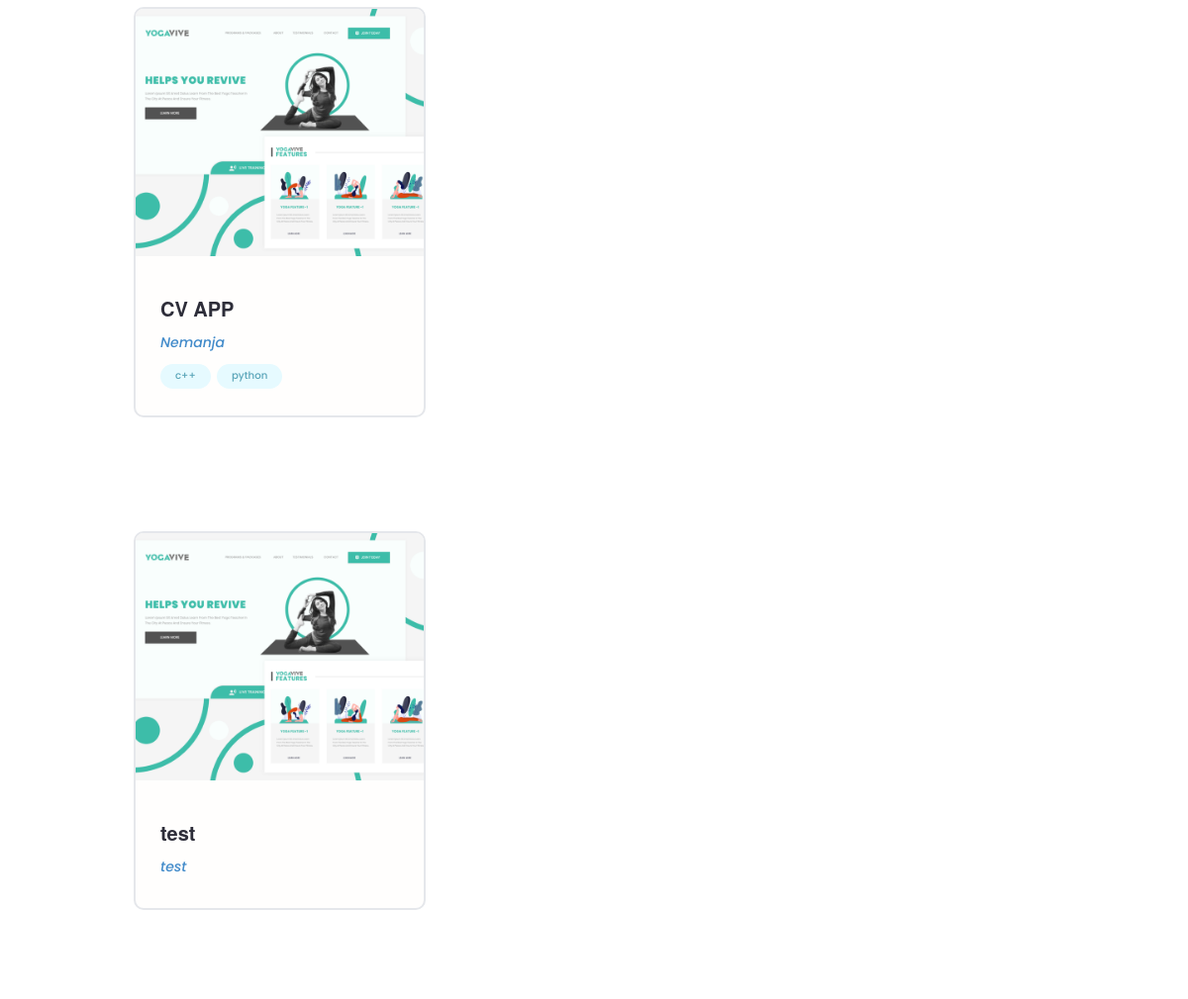
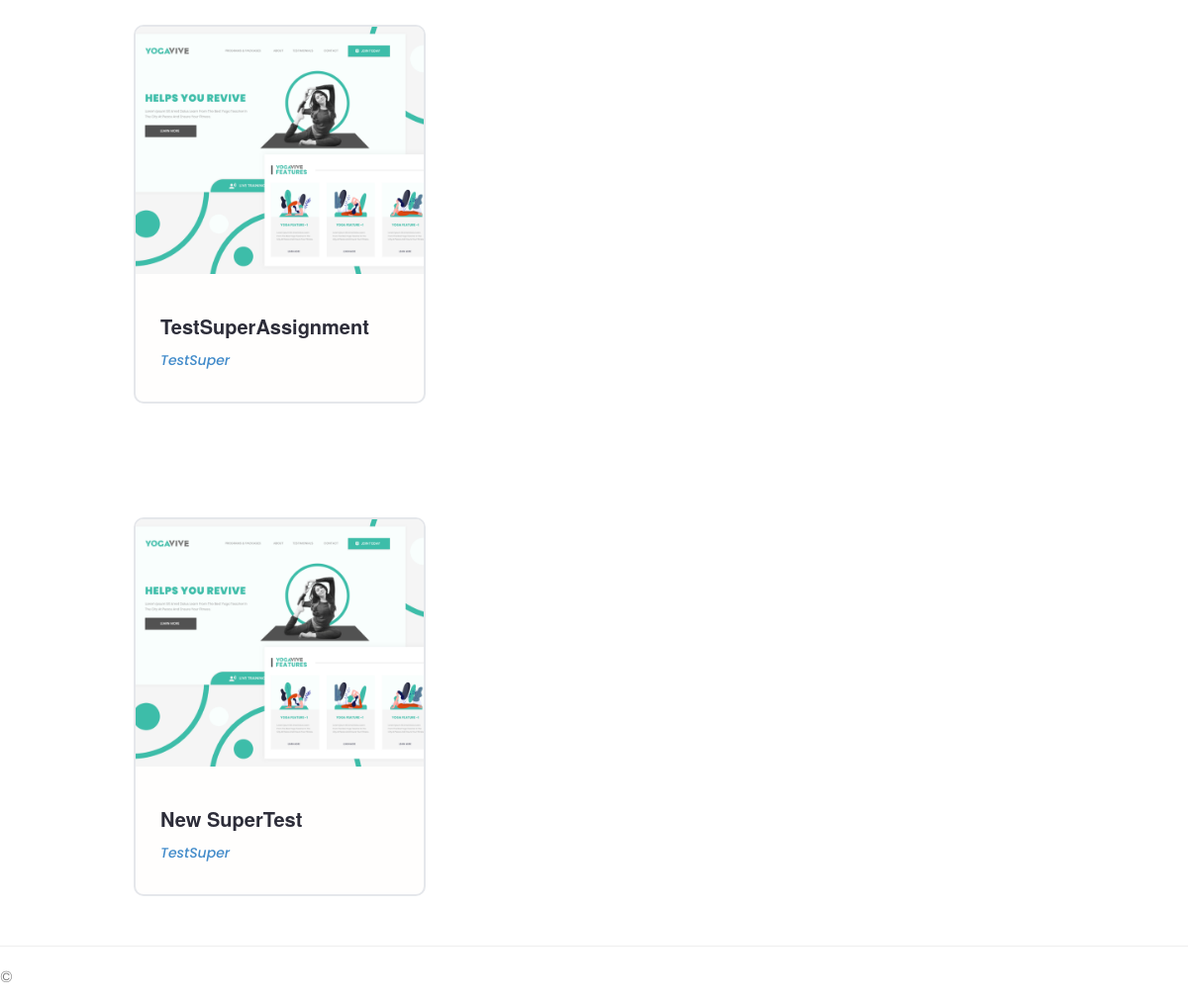
The app's page /assignment/ (lower part), older data (2 pictures, top to bottom).
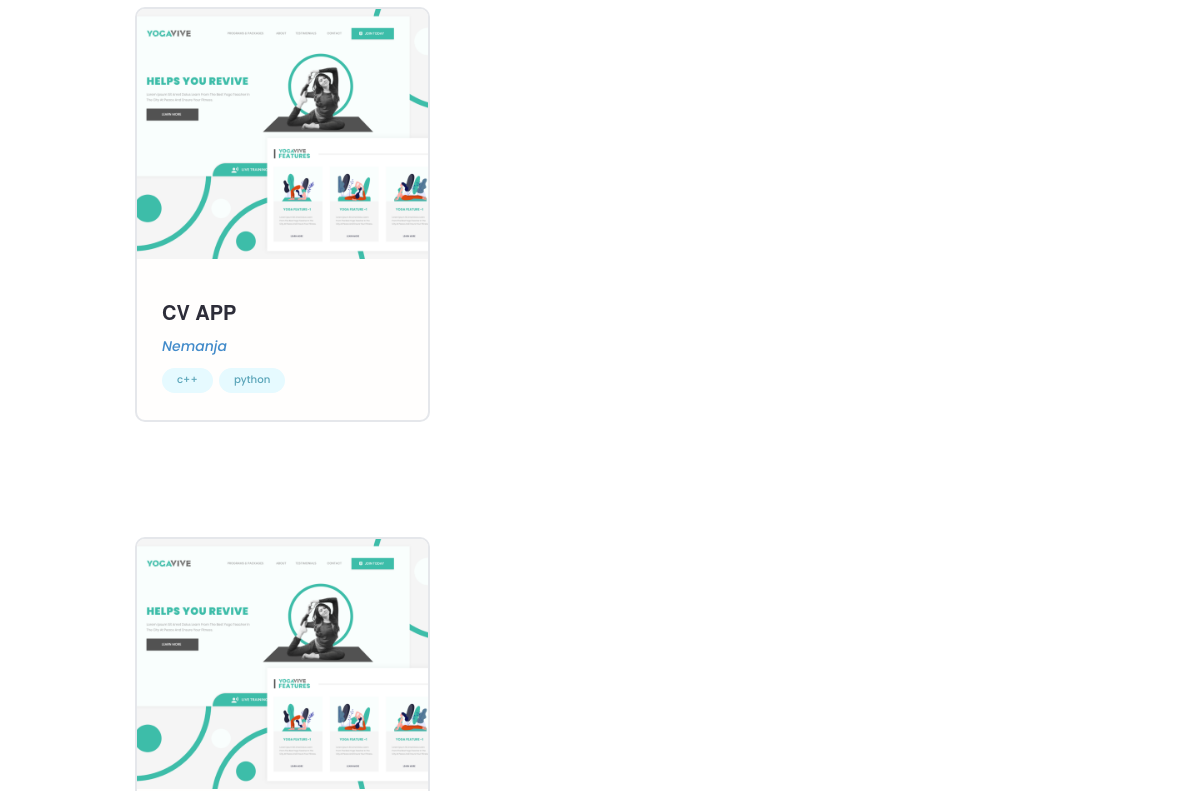
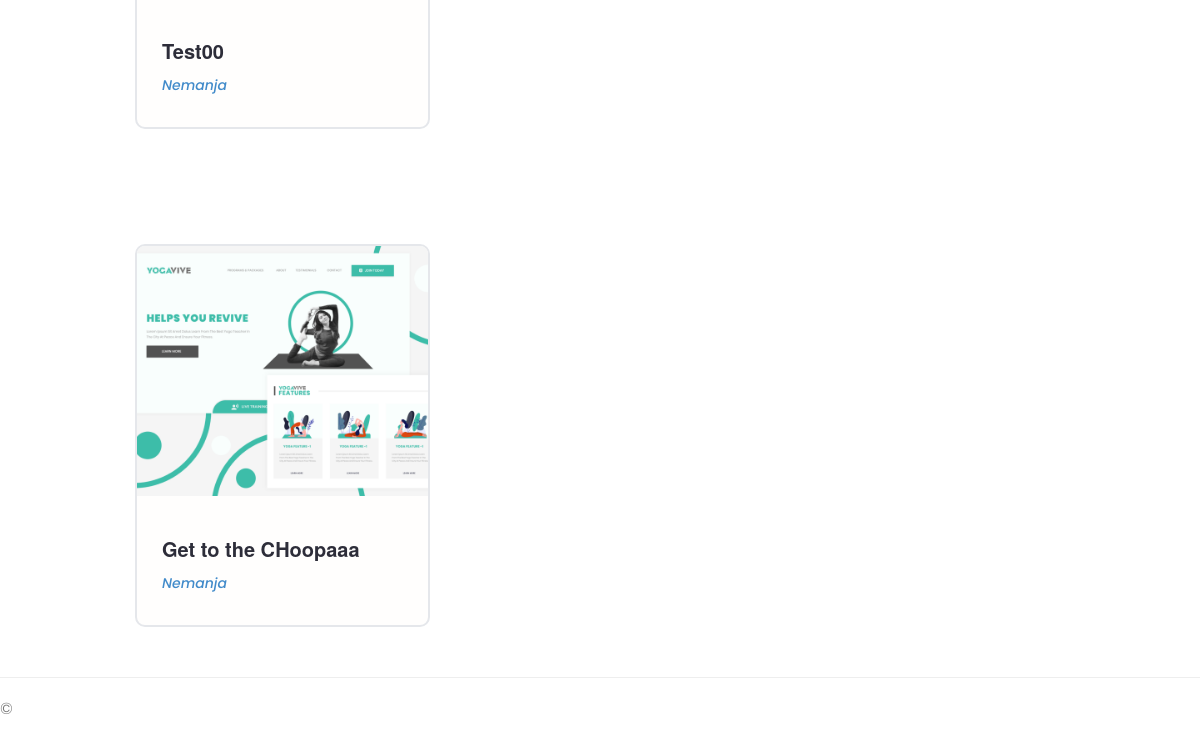
The same page, newer data (2 pictures, top to bottom).
### assignment/models.py (models this page shows, shortened)
class Assignment(models.Model):
    host=models.ForeignKey(User,on_delete=models.SET_NULL,blank=True, null=True)
    tags=models.ManyToManyField(Tag,blank=True, null=True  )
    title = models.CharField(max_length=200)
    slug = models.SlugField(unique=True)
    description = models.TextField()
    location = models.ForeignKey(Location, on_delete=models.CASCADE)
    applicant=models.ManyToManyField(Applicant,blank=True, null=True)
    updated = models.DateTimeField(auto_now=True)
    created = models.DateTimeField(auto_now_add=True)

class Tag(models.Model):
    name = models.CharField(max_length=200)

### assignment/views.py (the view)
# urls.py: path('assignment/', views.index, name='all-assignments'),
def index(request):
    assignments = Assignment.objects.all()
    return render(request, 'assignment/index.html',
                  {'isActive': True, 'assignments': assignments})

### assignment/templates/assignment/index.html (shortened to what this page needs)
{% extends "app/layout.html" %}
{% load static %}
{% block content %}
  <main class="projects">
    {% for assignment_item in assignments %}
    <section class="projectsList">
      <div class="container">
        <div class="grid grid--three">
          <div class="column">
            <div class="card project">
              <a href="{% url 'assignment-details' assignment_item.slug %}" class="project">
                <img class="project__thumbnail" src="images/project-a.png" alt="project thumbnail" />
                <div class="card__body">
                  <h3 class="project__title">{{ assignment_item.title}}</h3>
                  <p><a class="project__author" href="profile.html">{{assignment_item.host}}</a></p>
                  <div class="project__tags">
                    {% for tag in assignment_item.tags.all %}
                    <span class="tag tag--pill tag--main">
                      <small>{{tag.name}}</small>
                    </span>
                    {% endfor %}
                  </div>
                </div>
              </a>
            </div>
          </div>
    </section>
    {% endfor %}
  </main>
{% endblock %}

### app/templates/app/layout.html (shortened to what this page needs)
<!DOCTYPE html>
<html>
<head>
    {% load static %}
    <link rel="stylesheet" href="{% static 'https://cdn.iconmonstr.com/1.3.0/css/iconmonstr-iconic-font.min.css' %}"/>
    <link rel="stylesheet" href="{% static 'uikit/styles/uikit.css' %}" />
    <link rel="stylesheet" href="{% static 'app/styles/app.css'  %}"  />
    <link rel="stylesheet" type="text/css" href="{% static 'app/content/bootstrap.min.css' %}" />
</head>
<body>
 <div class>
    <br>
    {% block content %}
    {% endblock %}
            <hr/>
            <footer>
                <p>&copy; {{ year }} </p>
            </footer>
 </div>
</body>
    </html>

### app/templates/app/navbar.html (shortened to what this page needs)
{% load static %}

### app/static/app/styles/app.css (style rules this page uses)
:root { --color-sub: #2d2d39; }
.card { border: 2px solid var(--color-light); }
img { width: 100%; }
.project__author { font-size: 1.4rem; font-style: italic; }
.projectsList { margin-top: 8rem; }
.project__thumbnail { height: 25rem; object-fit: cover; object-position: top center; }
.project__title { font-size: 2rem; font-weight: 700; color: var(--color-sub); }

### app/static/uikit/styles/modules/_variables.css (style rules this page uses)
:root { --color-main: #5aa5b9; --color-main-light: #e6faff; --color-sub: #3f4156; --color-sub-light: #51546e; --color-sub-lighter: #ededfd; --color-text: #737373; --color-gray: #8b8b8b; --color-light: #e5e7eb; --color-light-gray: #767676; --color-bg: #f8fafd; --color-white: #fffefd; --color-white-light: #f3f3f3; --color-success: #359e64; --color-success-bg: #def8e8; --color-error: #fc4b0b; --color-error-bg: #fff2ee; --font-base: 'Poppins', arial, helvetica, 'Segoe UI', roboto, ubuntu, sans-serif; --font-monospace: 'Fira Code', 'Courier New', courier, monospace; --font-regular: 300; --font-medium: 500; --font-bold: 700; --generic-shadow: 1px 1px 5px #00000010; --generic-transition: all 0.3s ease-in-out; }

### app/static/uikit/styles/modules/_base.css (style rules this page uses)
* { margin: 0; padding: 0; box-sizing: border-box; text-rendering: optimizeLegibility; color: inherit; font-size: inherit; }
html { font-size: 50%; }
@media only screen and (min-width: 480px) { html { font-size: 56.25%; } }
@media only screen and (min-width: 1200px) { html { font-size: 62.5%; } }
body { line-height: 1.6; font-weight: 400; font-size: 1.5rem; color: var(--color-text); background-color: var(--color-bg); min-height: 100vh; }

### app/static/uikit/styles/modules/_typography.css (style rules this page uses)
* { font-family: var(--font-base); }
h3 { font-size: 3.2rem; font-weight: var(--font-medium); }
p, span, strong { font-size: 1.6rem; color: var(--color-text); font-weight: var(--font-regular); }
a { padding-bottom: 2px; text-decoration: none; display: inline-block; color: var(--color-main); font-weight: var(--font-medium); }

### app/static/uikit/styles/modules/_utilities.css (style rules this page uses)
.container { width: 92%; max-width: 165rem; margin: 0 auto; box-sizing: border-box; }
@media screen and (min-width: 1000px) { .container { width: 90%; } }
@media screen and (min-width: 1200px) { .container { width: 80%; } }

### app/static/uikit/styles/modules/_card.css (style rules this page uses)
.card { border-radius: 1rem; background-color: var(--color-white); border: 1.5px solid var(--color-light); width: auto; height: auto; margin-top: 0.5rem; margin-bottom: 0.5rem; overflow: hidden; }
.card__body, .card__header { padding: 2rem 2.5rem; }

### app/static/uikit/styles/modules/_tag.css (style rules this page uses)
.tag { display: inline-flex; align-items: center; background-color: var(--color-sub); height: -webkit-fit-content; height: -moz-fit-content; height: fit-content; width: -webkit-fit-content; width: -moz-fit-content; width: fit-content; border-radius: 0.5rem; padding: 0.5rem 1.5rem; font-size: 1.2rem; cursor: pointer; }
.tag:not(:last-child) { margin-right: 0.25rem; margin-bottom: 0.75rem; }
.tag > small { color: var(--color-white); }
.tag--pill { border-radius: 5rem; }
.tag--main, .tag--main > small { background: var(--color-main-light); color: var(--color-main); font-weight: 500; }

### app/static/uikit/styles/modules/_grid.css (style rules this page uses)
.grid { display: flex; flex-wrap: wrap; justify-content: flex-start; align-items: stretch; }
.grid > .column { min-width: 28rem; margin-bottom: 2.5rem; }
.grid--three > .column { flex-basis: 100%; }
@media screen and (min-width: 800px) { .grid--three { margin-right: -2%; } }
@media screen and (min-width: 800px) { .grid--three > .column { margin-right: 2%; } }
@media screen and (min-width: 800px) { .grid--three > .column { flex-basis: 48%; } }
@media screen and (min-width: 1200px) { .grid--three { margin-right: -2.33%; } }
@media screen and (min-width: 1200px) { .grid--three > .column { margin-right: 2.33%; } }
@media screen and (min-width: 1200px) { .grid--three > .column { flex-basis: 31%; } }

Row changes from the older to the newer data that the page shows:
removed Assignment: title "test", host "test"
removed Assignment: title "TestSuperAssignment", host "TestSuper"
removed Assignment: title "New SuperTest", host "TestSuper"
added Assignment: title "Test00", host "Nemanja"
added Assignment: title "Get to the CHoopaaa", host "Nemanja"
